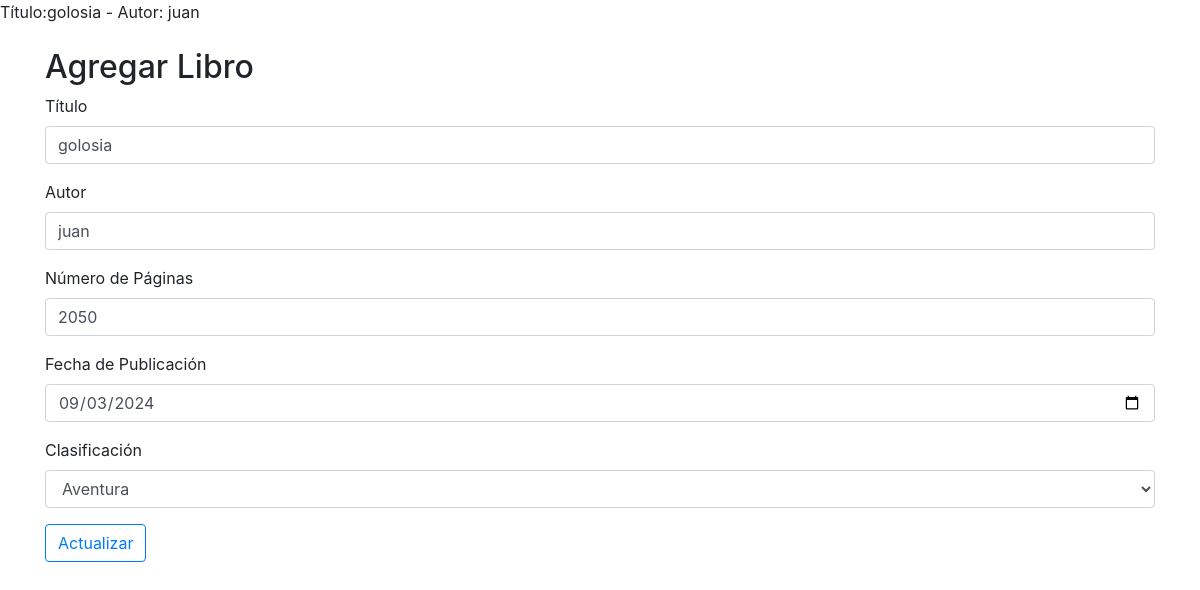
/editar_libros/6/, run on the app's committed database.
### biblioteca/models.py (models this page shows)
class Libro(models.Model):
    titulo = models.CharField(max_length=254)
    autor = models.CharField(max_length=100)
    no_paginas = models.IntegerField()
    fecha_publicacion = models.DateField(help_text= "Fecha Publicacion")
    CLASIFICAC = (
        (0, ""),
        (1, "Romance"),
        (2, "Aventura"),
        (3, "Ficción"),
    )
    clasificacion = models.IntegerField(choices=CLASIFICAC, default=0 )
    def __str__(self) -> str:
        return f"Título:{self.titulo} - Autor: {self.autor}"

### biblioteca/views.py (the view)
# urls.py: path('editar_libros/<int:id>/', views.editar_libros, name='editar_libros'),  # ruta para editar un libro.
def editar_libros(request, id):
    if request.method == "POST":
        try:
            query = Libro.objects.get(pk = id)
            query.titulo = request.POST.get("titulo")
            query.autor = request.POST.get("autor")
            query.no_paginas = request.POST.get("no_paginas")
            query.fecha_publicacion = request.POST.get("fecha_publicacion")
            query.clasificacion = request.POST.get("clasificacion")
            query.save()
            messages.success(request, "El libro fue actualizado correctamente!!")
        except Exception as e:
            messages.error(request, f"Ocurrió un error al actualizar el libro{e}")
        return redirect("ver_libros")
    else:
        query = Libro.objects.get(pk = id)
        contexto = {"libros": query}
        return render(request, "libros/formulario_libro.html",  contexto)

### biblioteca/templates/libros/formulario_libro.html (shortened to what this page needs)
<!DOCTYPE html>
<html lang="es">
<head>
    <link href="https://maxcdn.bootstrapcdn.com/bootstrap/4.5.2/css/bootstrap.min.css" rel="stylesheet">
</head>
<body>
    {{libros}}
    <form action="{% if libros %} {% url 'editar_libros' libros.id %} {% else%} {% url 'agregar_libro' %} {% endif %}
    " method="post">
        <div class="container mt-4">
            <h2>Agregar Libro</h2>
            <div class="form-group">
                <label for="titulo">Título</label>
                <input type="text" class="form-control" id="titulo" name="titulo" required="" value="{{libros.titulo}}">
            </div>
            <div class="form-group">
                <label for="autor">Autor</label>
                <input type="text" class="form-control" id="autor" name="autor" required="" value="{{libros.autor}}">
            </div>
            <div class="form-group">
                <label for="no_paginas">Número de Páginas</label>
                <input type="number" class="form-control" id="no_paginas" name="no_paginas" required="" value="{{libros.no_paginas}}">
            </div>
            <div class="form-group">
                <label for="fecha_publicacion">Fecha de Publicación</label>
                <input type="date" class="form-control" id="fecha_publicacion" name="fecha_publicacion" required="" value="{{libros.fecha_publicacion|date:'Y-m-d'}}">
            </div>
            <div class="form-group">
                <label for="clasificacion">Clasificación</label>
                <select name="clasificacion" class="form-control" id="fecha_publicacion">
                    <option value="2" {% if libros.clasificacion == 2 %}selected=""{% endif %}>Aventura</option>
                </select>
            </div>
            <button type="submit" class="btn btn-outline-primary">
                {% if libros %}
                Actualizar
            {% else %}
                Guardar
            {% endif %}
            </button>
        </div>
    </form>
</body>
</html>

### data on the page
Libro: titulo+autor "Título:golosia - Autor: juan", titulo "golosia", autor "juan", no_paginas "2050", fecha_publicacion "09/03/2024", clasificacion "Aventura"
